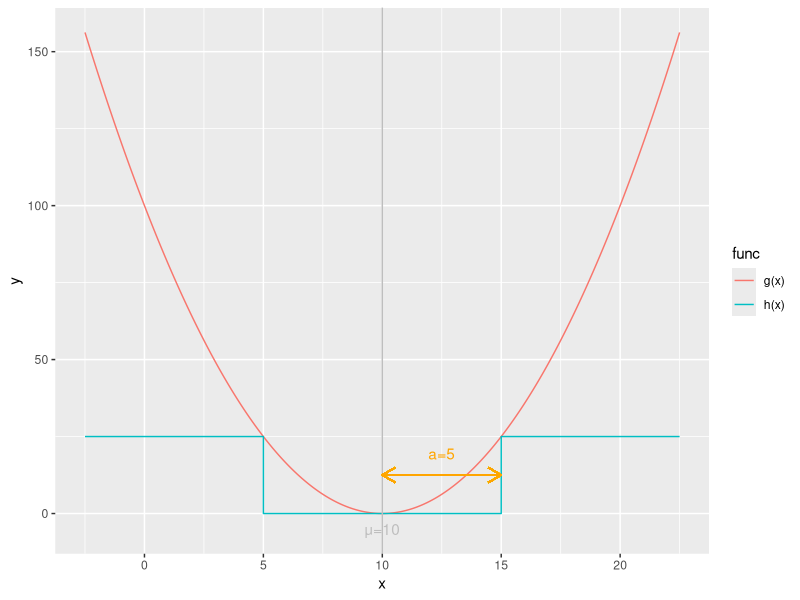

The R script that drew this image:
## ---- chunk 1
library(tidyverse)
## ---- chunk 2
mew <- 10
mew_colour <- "grey"
a <- 5
a_colour <- "orange"
g <- function(x) (x-mew)^2
h <- function(x) {case_when(
  abs(x-mew)<a ~ 0,
  abs(x-mew)>=a ~ a^2
)}

dx <- 0.001
tibble(x = seq(mew-a*2.5,mew+a*2.5,by=dx),
       `g(x)` = g(x),
       `h(x)` = h(x)) %>%
  gather(key=func, value=y, -x) %>%
  ggplot(aes(x=x, y=y, colour=func)) +
  geom_line() +
  geom_vline(xintercept=mew, colour=mew_colour) +
  annotate("text", x=mew, y=-5, label=paste0("μ=",mew), colour=mew_colour, angle=0) +
  geom_segment(aes(x=mew, xend=mew+a, y=a^2/2, yend=a^2/2), colour=a_colour, arrow=arrow(length=unit(0.15, "inches"), ends="both")) +
  annotate("text", x=mew+a/2, y=a^2/2+7, label=paste0("a=",a), colour=a_colour)
